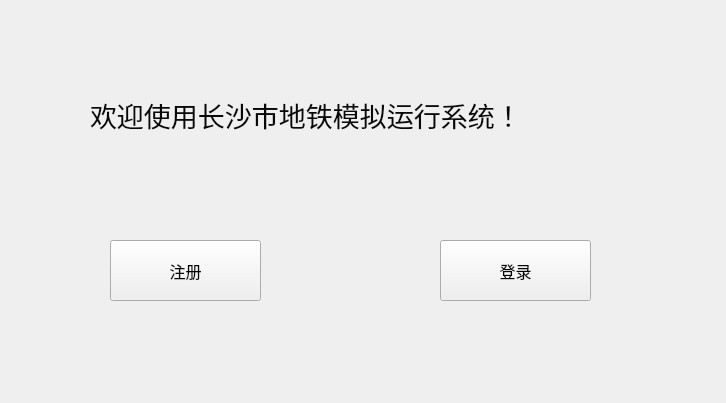
<?xml version="1.0" encoding="UTF-8"?>
<ui version="4.0">
 <class>Widget</class>
 <widget class="QWidget" name="Widget">
  <property name="geometry">
   <rect>
    <x>0</x>
    <y>0</y>
    <width>726</width>
    <height>403</height>
   </rect>
  </property>
  <property name="font">
   <font>
    <family>新宋体</family>
   </font>
  </property>
  <property name="windowTitle">
   <string>Widget</string>
  </property>
  <property name="styleSheet">
   <string notr="true"/>
  </property>
  <widget class="QLabel" name="label">
   <property name="geometry">
    <rect>
     <x>90</x>
     <y>50</y>
     <width>561</width>
     <height>131</height>
    </rect>
   </property>
   <property name="text">
    <string>&lt;html&gt;&lt;head/&gt;&lt;body&gt;&lt;p&gt;&lt;span style=&quot; font-size:20pt; color:#080808;&quot;&gt;欢迎使用长沙市地铁模拟运行系统！&lt;/span&gt;&lt;/p&gt;&lt;/body&gt;&lt;/html&gt;</string>
   </property>
  </widget>
  <widget class="QPushButton" name="logButton">
   <property name="geometry">
    <rect>
     <x>110</x>
     <y>240</y>
     <width>151</width>
     <height>61</height>
    </rect>
   </property>
   <property name="font">
    <font>
     <family>微软雅黑</family>
     <pointsize>12</pointsize>
    </font>
   </property>
   <property name="text">
    <string>注册</string>
   </property>
  </widget>
  <widget class="QPushButton" name="signButton">
   <property name="geometry">
    <rect>
     <x>440</x>
     <y>240</y>
     <width>151</width>
     <height>61</height>
    </rect>
   </property>
   <property name="font">
    <font>
     <family>微软雅黑</family>
     <pointsize>12</pointsize>
    </font>
   </property>
   <property name="text">
    <string>登录</string>
   </property>
  </widget>
 </widget>
 <layoutdefault spacing="6" margin="11"/>
 <resources/>
 <connections/>
</ui>
